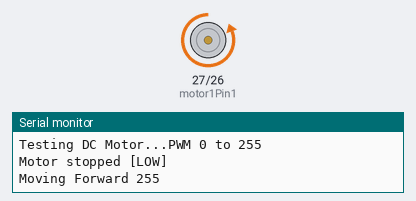
Recording of a sketch running on a simulated ESP32. Shown: motor-driver pin pairs drawn as motors (green arrow = first pin HIGH = forward, orange = second pin HIGH = backward, longer = more drive, scaled by the enable pin), the last lines printed to the serial monitor.

Above: at 12.1 s.
At 24.1 s:
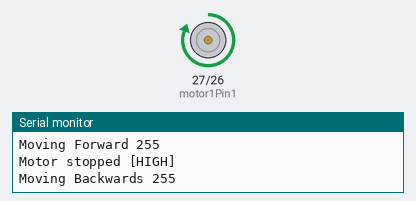
At 30.1 s:
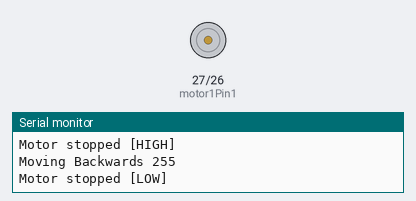
At 45.6 s:
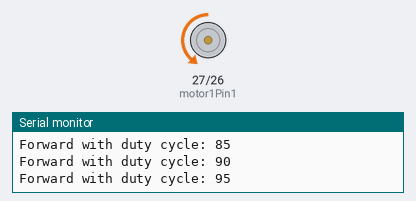
Timing chart, 0 to 46.0 s (numbered marks = the images above):
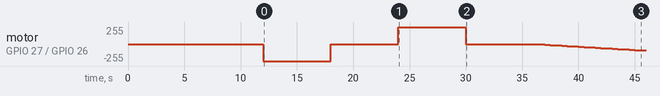

Measured:
- by itself, motor on GPIO 27 (motor1Pin1) / GPIO 26 (motor1Pin2): stopped → backward 255/255 at 12.0 s, → stopped 6.0 s later, → forward 255/255 6.0 s later, → stopped 6.0 s later, … (23 changes in this stretch)

The sketch:

ESP32_PWM_to_Motor__A.ino
```cpp
// Motor A
int motor1Pin1 = 27;
int motor1Pin2 = 26;
int enable1Pin = 14;

// Setting PWM properties
const int freq = 4000;
const int pwmChannel = 0;
const int resolution = 8;
int dutyCycle ;

void setup()
{
  Serial.begin(9600);
  pinMode(motor1Pin1, OUTPUT); //sets the pins as outputs:
  pinMode(motor1Pin2, OUTPUT);
  pinMode(enable1Pin, OUTPUT);
  ledcSetup(pwmChannel, freq, resolution); //configure LED PWM functionalitites
  ledcAttachPin(enable1Pin, pwmChannel); //attach the channel to the GPIO to be controlled
  dutyCycle = 0;
  Serial.print("Testing DC Motor...");
  Serial.println("PWM 0 to 255");
  delay(6000);
}

void loop() {

  // Stop the DC motor
  Serial.println("Motor stopped [LOW]");
  digitalWrite(motor1Pin1, LOW);
  digitalWrite(motor1Pin2, LOW);
  delay(6000);

  // Move the DC motor forward at maximum speed
  Serial.print("Moving Forward "); Serial.println(255);
  ledcWrite(pwmChannel, 255);
  digitalWrite(motor1Pin1, LOW);
  digitalWrite(motor1Pin2, HIGH);
  delay(6000);

  // Stop the DC motor
  Serial.println("Motor stopped [HIGH]");
  ledcWrite(pwmChannel, 0);
  digitalWrite(motor1Pin1, HIGH);
  digitalWrite(motor1Pin2, HIGH);
  delay(6000);

    // Move DC motor backwards at maximum speed
  Serial.print("Moving Backwards "); Serial.println(255);
  ledcWrite(pwmChannel, 255);
  digitalWrite(motor1Pin1, HIGH);
  digitalWrite(motor1Pin2, LOW);
  delay(6000);

  // Stop the DC motor
  Serial.println("Motor stopped [LOW]");
  ledcWrite(pwmChannel, 0);
  digitalWrite(motor1Pin1, LOW);
  digitalWrite(motor1Pin2, LOW);
  delay(6000);

  // Move DC motor forward with increasing speed
  digitalWrite(motor1Pin1, LOW);
  digitalWrite(motor1Pin2, HIGH);
  while (dutyCycle <= 255){
    ledcWrite(pwmChannel, dutyCycle);
    Serial.print("Forward with duty cycle: ");
    Serial.println(dutyCycle);
    dutyCycle = dutyCycle + 5;
    delay(500);
  }
  dutyCycle = 0;
  delay(6000);

  // Move DC motor forward with increasing speed
  digitalWrite(motor1Pin1, HIGH);
  digitalWrite(motor1Pin2, LOW);
  while (dutyCycle <= 255){
    ledcWrite(pwmChannel, dutyCycle);
    Serial.print("Backward with duty cycle: ");
    Serial.println(dutyCycle);
    dutyCycle = dutyCycle + 5;
    delay(500);
  }
  dutyCycle = 0;
  delay(6000);
}
```
